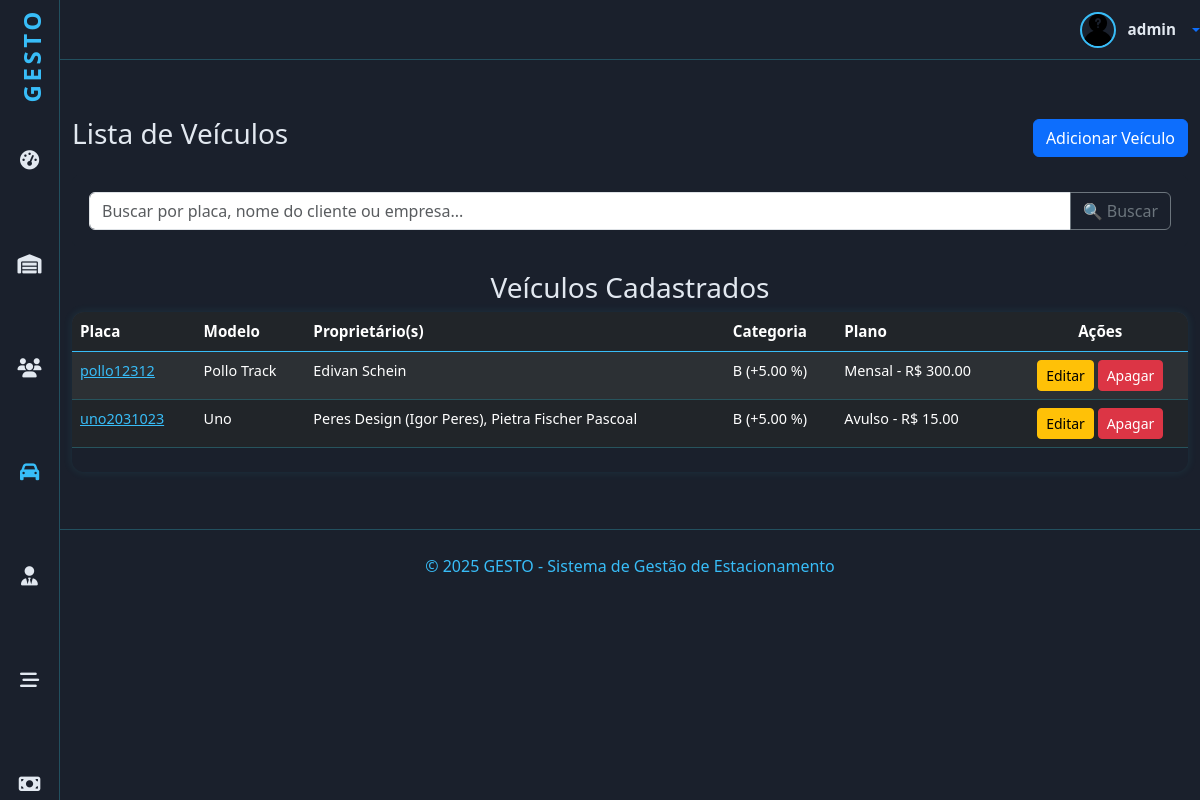
Screenshot of /veiculos/veiculos (signed in) with the database file from the repository.
### veiculos/models.py (models this page shows, shortened)
class Veiculo(models.Model):
    placa = models.CharField('Placa', max_length=10, unique=True)
    marca = models.CharField('Marca', max_length=50, null=True, blank=True)
    modelo = models.CharField('Modelo', max_length=50, null=True, blank=True)
    cor = models.CharField('Cor', max_length=30, null=True, blank=True)
    foto = models.ImageField('Foto', upload_to='static/veiculos', null=True, blank=True)
    clientes = models.ManyToManyField(ClienteGeral,related_name='veiculos',verbose_name='Clientes',blank=False)
    plano = models.ForeignKey(Plano, on_delete=models.SET_NULL, null=True, blank=True, verbose_name='Plano')
    categoria_cnh = models.ForeignKey(Categoria, on_delete=models.SET_NULL, null=True, verbose_name='Categoria do Veículo',limit_choices_to={'status': True})
    data_vencimento_plano = models.DateField('Data de Vencimento do Plano',null=True,blank=True)
    class Meta:
        verbose_name = 'Veículo'
        verbose_name_plural = 'Veículos'
        ordering = [Upper('placa')]

### clientes/models.py (models this page shows, shortened)
class Pessoa(models.Model):
    nome = models.CharField('Nome', max_length=50, help_text='Nome completo')
    fone = models.CharField('Fone', max_length=12, help_text='Número de telefone (Apenas números)', unique=True)
    email = models.EmailField('E-mail', max_length=100, help_text='E-mail', unique=True)
    endereco = models.CharField('Endereço', max_length=300, help_text='Endereço completo')
    foto = StdImageField('Foto', upload_to='static/pessoas', delete_orphans=True, null=True, blank=True)
    class Meta:
        abstract = True

class ClienteGeral(Pessoa):
    TIPO_CLIENTE_CHOICES = (
        ('PF', 'Pessoa Física'),
        ('PJ', 'Pessoa Jurídica'),
    )
    tipo_cliente = models.CharField('Tipo de Cliente', max_length=2, choices=TIPO_CLIENTE_CHOICES)
    cpf = models.CharField('CPF ', max_length=14, unique=True, null=True, blank=True)
    data_nascimento = models.DateField('Data de Nascimento', null=True, blank=True)
    empresa = models.CharField('Nome da Empresa', max_length=100, null=True, blank=True)
    cnpj = models.CharField('CNPJ (Apenas números)', max_length=18, unique=True, null=True, blank=True)
    class Meta:
        verbose_name = 'Cliente'
        verbose_name_plural = 'Clientes'
        ordering = [Upper('nome'), Upper('empresa')]
    def __str__(self):
        if self.tipo_cliente == 'PJ' and self.empresa:
            return f'{self.empresa} ({self.nome})'
        return self.nome

### valores/models.py (models this page shows, shortened)
class Categoria(models.Model):
    CNH_CHOICES = (
        ('A', 'A - Motocicleta'),
        ('B', 'B - Carro'),
        ('C', 'C - Caminhão'),
        ('D', 'D - Ônibus/Van'),
        ('E', 'E - Veículos com reboque'),
        ('O', 'Outro tipo de categoria'),
    )
    cnh = models.CharField('Categoria de CNH', max_length=5, choices=CNH_CHOICES, unique=True, default="A")
    valor_hora = models.DecimalField('Valor adicional pela categoria (%)', max_digits=8, decimal_places=2)
    status = models.BooleanField('Ativo', default=True, help_text='Marque para ativar a categoria')
    class Meta:
        verbose_name = 'Categoria'
        verbose_name_plural = 'Categorias'
    def __str__(self):
        return f'{self.cnh} (+{self.valor_hora} %)'

class Plano(models.Model):
    PLANOS_CHOICES = (
        ('Avulso', 'Horário Avulso'),
        ('Diaria', 'Diaria'),
        ('Semanal', 'Semanal'),
        ('Mensal', 'Mensal'),
        ('Personalizado', 'Personalizado'),
    )
    nome = models.CharField('Nome do Plano',choices=PLANOS_CHOICES,  max_length=50, unique=True, default='Avulso')
    valor = models.DecimalField('Valor Base (R$)', max_digits=8, decimal_places=2)
    status = models.BooleanField('Ativo', default=True, help_text='Marque para ativar o plano')
    descricao = models.TextField('Descrição', max_length=300, blank=True, null=True)
    dias_validade = models.PositiveIntegerField('Dias de Validade',default=0, help_text='Número de dias de validade (apenas para planos personalizados)')
    class Meta:
        verbose_name = 'Plano'
        verbose_name_plural = 'Planos'
    def __str__(self):
        if self.nome == 'Personalizado' and self.dias_validade > 0:
            return f"{self.nome} - {self.dias_validade} dias - R$ {self.valor}"
        return f"{self.nome} - R$ {self.valor}"

### veiculos/views.py (the view)
# urls.py: path('veiculos', VeiculosView.as_view(), name='veiculos'),
class VeiculosView(PermissionRequiredMixin, ListView):
    permission_required = 'veiculos.view_veiculo'
    permission_denied_message = 'Visualizar veiculos'
    model = Veiculo
    template_name = 'veiculos.html'
    context_object_name = 'veiculos'
    paginate_by = 5
    def get_queryset(self):
        qs = super().get_queryset().prefetch_related('clientes')
        buscar = self.request.GET.get('buscar')
        if buscar:
            qs = qs.filter(
                Q(placa__icontains=buscar) |
                Q(clientes__nome__icontains=buscar) |
                Q(clientes__empresa__icontains=buscar)
            ).distinct()
        return qs

### veiculos/templates/veiculos.html (shortened to what this page needs)
{% extends 'principal.html' %}
{% load django_bootstrap5 %}
{% block content %}
<div id="dados" class="container">
    <div class="d-flex justify-content-between align-items-center mt-4 mb-3">
        <h3>Lista de Veículos</h3>
        <a href="{% url 'veiculo_adicionar' %}" class="btn btn-primary">Adicionar Veículo</a>
    </div>
    <div class="card card-body mb-4" id="search">
        <form method="get" action="">
            <div class="input-group">
                <input class="form-control" type="text" name="buscar" value="{{ buscar }}"
                       placeholder="Buscar por placa, nome do cliente ou empresa...">
                <button type="submit" class="btn btn-outline-secondary">🔍 Buscar</button>
            </div>
        </form>
    </div>
    {% if veiculos %}
    <div class="card-body">
        <h3 class="text-center">Veículos Cadastrados</h3>
        <div class="table-responsive">
            <table class="table table-striped table-dark">
                <thead>
                <tr>
                    <th>Placa</th>
                    <th>Modelo</th>
                    <th>Proprietário(s)</th>
                    <th>Categoria</th>
                    <th>Plano</th>
                    <th class="text-center">Ações</th>
                </tr>
                </thead>
                <tbody>
                {% for veiculo in veiculos %}
                <tr>
                    <td>
                        <a href="#" id="link-modal" data-bs-toggle="modal"
                           data-bs-target="#modal-veiculo-{{ veiculo.id }}">
                            {{ veiculo.placa }}
                        </a>
                    </td>
                    <td>{{ veiculo.modelo }}</td>
                    <td>
                        {% for cliente in veiculo.clientes.all %}{{ cliente }}{% if not forloop.last %}, {% endif %}{% endfor %}
                    </td>
                    <td>{{ veiculo.categoria_cnh }}</td>
                    <td>{{ veiculo.plano }}</td>
                    <td class="text-center">
                        <a href="{% url 'veiculo_editar' veiculo.pk %}" class="btn btn-sm btn-warning">Editar</a>
                        <a href="{% url 'veiculo_apagar' veiculo.pk %}" class="btn btn-sm btn-danger">Apagar</a>
                    </td>
                </tr>
                {% endfor %}
                </tbody>
            </table>
        </div>
    </div>
    {% else %}
    <div class="alert alert-warning text-center" role="alert">
        Nenhum veículo encontrado.
    </div>
    {% endif %}
</div>
{% endblock %}

### home/templates/principal.html (shortened to what this page needs)
<!doctype html>
{% load static %}
{% load django_bootstrap5 %}
<html lang="pt-br">
<head>
    {% block head %}
    {% include "head.html" %}
    {% endblock %}
</head>
<body>
<header id="header-top" role="banner" aria-label="Cabeçalho superior">
    <div class="dropdown">
        <a href="#" class="user-profile text-decoration-none dropdown-toggle" data-bs-toggle="dropdown"
           aria-expanded="false">
            {% if user.is_authenticated %}
                {% if user.funcionario.foto %}
                    <img src="{{ user.funcionario.foto.url }}" alt="Avatar do utilizador"/>
                {% else %}
                    <img src="{% static 'img/desconhecido.png' %}" alt="Avatar do utilizador"/>
                {% endif %}
                <span>{{ user.username }}</span>
            {% else %}
                <i class="fas fa-sign-in-alt me-2"></i>
                <span>Acesso</span>
            {% endif %}
        </a>
    </div>
</header>
{% if request.user.is_authenticated %}
    <nav id="sidebar" aria-label="Menu principal">
        <div class="logo" aria-label="Logo GESTO">
            <a href="{% url 'index' %}"
               class="nav-link {% if request.resolver_match.url_name == 'index' %}active{% endif %}">GESTO</a>
        </div>
        <div data-bs-spy="scroll"  data-bs-offset="0" data-bs-smooth-scroll="true" class="scrollspy" tabindex="0">
      <ul class="nav flex-column" role="menu" aria-label="Navegação principal">
            <li class="nav-item" role="none">
                <a href="{% url 'index' %}"
                   class="nav-link {% if request.resolver_match.url_name == 'index' %}active{% endif %}">
                    <i class="fa-solid fa-gauge-high" aria-hidden="true"></i>
                </a>
            </li>
            <li class="nav-item" role="none">
                <a href="{% url 'estadias' %}"
                   class="nav-link {% if request.resolver_match.url_name == 'estadias' %}active{% endif %}">
                    <i class="fa-solid fa-warehouse" aria-hidden="true"></i>
                </a>
            </li>
            <li class="nav-item" role="none">
                <a href="{% url 'clientes' %}"
                   class="nav-link {% if request.resolver_match.url_name == 'clientes' %}active{% endif %}">
                    <i class="fas fa-users"></i>
                </a>
            </li>
            <li class="nav-item" role="none">
                <a href="{% url 'veiculos' %}"
                   class="nav-link {% if request.resolver_match.url_name == 'veiculos' %}active{% endif %}">
                    <i class="fas fa-car" aria-hidden="true"></i>
                </a>
            </li>
           <li class="nav-item" role="none">
                <a href="{% url 'funcionarios' %}"
                   class="nav-link {% if request.resolver_match.url_name == 'funcionarios' %}active{% endif %}">
                    <i class="fas fa-user-tie" aria-hidden="true"></i>
                </a>
            </li>
            <li class="nav-item" role="none">
                <a href="{% url 'vagas' %}"
                   class="nav-link {% if request.resolver_match.url_name == 'vagas' %}active{% endif %}">
                    <i class="fas fa-stream" aria-hidden="true"></i>
                </a>
            </li>
            <li class="nav-item" role="none">
                <a href="{% url 'valores' %}"
                   class="nav-link {% if request.resolver_match.url_name == 'valores' %}active{% endif %}">
                    <i class="fa-solid fa-money-bill" aria-hidden="true"></i>
                </a>
            </li>
        </ul>
    </div>
    </nav>
{% endif %}
{% block content %}{% endblock %}
{% block footer %}
{% include "footer.html" %}
{% endblock %}
</body>
</html>

### home/templates/head.html (style rules this page uses)
:root { --bg-primary: #1a202c; --bg-card: #2d3748; --text-primary: #e2e8f0; --highlight: #38bdf8; --border-subtle: rgba(56, 223, 248, 0.25); --table-row-alt: #374151; }
.scrollspy { position: relative; height: 100vh; margin-top: .5rem; overflow: auto; -ms-overflow-style: none; scrollbar-width: none; }
body { background-color: var(--bg-primary); color: var(--text-primary); font-family: "Segoe UI", Tahoma, Geneva, Verdana, sans-serif; min-height: 100vh; overflow-x: hidden; margin-left: 5%; }
#search { background-color: var(--bg-primary); border-color:var(--bg-primary); }
#dados { margin-top: 5%; margin-bottom: 5%; }
#sidebar { background-color: var(--bg-primary); min-height: 100vh; width: 5%; position: fixed; top: 0; left: 0; padding-top: 0.5rem; display: flex; flex-direction: column; align-items: center; border-right: 1px solid var(--border-subtle); z-index: 1030; transition: 0.7s ease-out; margin-bottom: 10%; }
#sidebar .logo { font-weight: 700; font-size: 1.5rem; color: var(--highlight); margin-bottom: 2rem; user-select: none; writing-mode: vertical-rl; transform: rotate(180deg); letter-spacing: 0.15em; text-align: center; width: 32px; }
#sidebar ul.nav { list-style: none; padding: 0; margin: 0; width: 100%; margin-bottom: 10%; padding-bottom: 30%; }
#link-modal { color: var(--highlight); }
#sidebar ul.nav li { width: 100%; margin-bottom: 1.5rem; text-align: center; }
#sidebar ul.nav li a { color: var(--text-primary); font-size: 1.2rem; display: block; width: 100%; padding: 0.2rem 0; transition: color 0.3s; position: relative; }
#sidebar ul.nav li a:hover, #sidebar ul.nav li a.active { color: var(--highlight); }
#header-top { height: 60px; border-bottom: 1px solid var(--border-subtle); display: flex; align-items: center; justify-content: flex-end; gap: 1.5rem; margin-bottom: 2rem; color: var(--text-primary); }
#header-top .user-profile { display: flex; align-items: center; gap: 0.75rem; cursor: pointer; user-select: none; }
#header-top .user-profile img { width: 36px; height: 36px; border-radius: 50%; border: 2px solid var(--highlight); object-fit: cover; }
#header-top .user-profile span { font-weight: 600; font-size: 0.95rem; color: var(--text-primary); white-space: nowrap; }
.table-responsive { border-radius: 0.75rem; overflow: hidden; box-shadow: 0 0 10px rgba(56, 223, 248, 0.1); }
table { width: 100%; border-collapse: separate; border-spacing: 0; color: var(--text-primary); user-select: none; }
thead tr { background-color: var(--bg-card); border-bottom: 2px solid var(--highlight); }
thead th { padding: 0.75rem 1.25rem; font-weight: 700; font-size: 0.95rem; text-align: left; color: var(--highlight); user-select: none; }
tbody tr { background-color: var(--bg-card); border-bottom: 1px solid var(--border-subtle); transition: background-color 0.3s ease; }
tbody tr:nth-child(even) { background-color: var(--table-row-alt); }
tbody td { padding: 0.75rem 1.25rem; font-size: 0.9rem;  }

### rows the page displays
Veiculo: placa "pollo12312", modelo "Pollo Track", categoria_cnh "B (+5.00 %)", plano "Mensal - R$ 300.00"
ClienteGeral: tipo_cliente+nome "Edivan Schein"
Veiculo: placa "uno2031023", modelo "Uno", categoria_cnh "B (+5.00 %)", plano "Avulso - R$ 15.00"
ClienteGeral: tipo_cliente+empresa+nome "Peres Design (Igor Peres)"
ClienteGeral: tipo_cliente+nome "Pietra Fischer Pascoal"

### other values shown
{{ user.username }} "admin"
